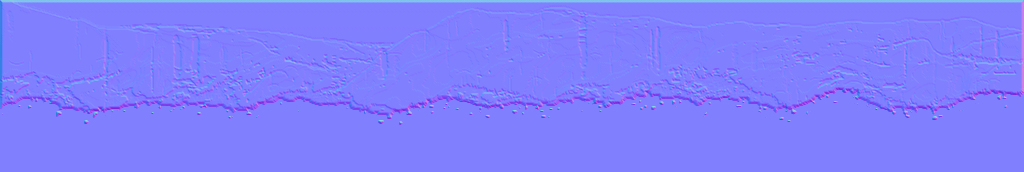
#> input picture assets/normals/valley/three_brothers_wall.png, 2048 x 344 px, found by its file name (shown at 1/2 size)
$ python yosemite_falls_backdrop.py
#> lines starting #> are read from the running program, lines starting #| are printed output that depends on the picture; after the words box and inside, x2 and y2 are one past the last pixel; in counts of white or black regions, pixels touching at a corner belong together
#!/usr/bin/env python3
"""Paints Upper Yosemite Fall and the rim above the Village's wall.

The Village's wall painting (assets/sprites/buildings/village_wall.png) is the
lower cliff only: Lower Yosemite Fall pours out of a notch at its top edge,
and nothing is drawn above the map. This paints the backdrop the camera sees
when it tilts up at the foot of the Lower Fall (LandmarkView in
scenes/story/content/yosemite_village.tscn): the upper cliff set back behind
the lower one, with the rim against the sky, Upper Yosemite Fall pouring off
it, and the forested bench between the two falls.

There's no lidar render of the upper cliff, so it is built from the Three
Brothers' wall painting next door (the same north wall, rendered by
tools/art32/walls32/paint.py): its sky, rim and face, run twice across the
map's width where the two runs meet best, a little hazier for the distance.
The fall itself is painted here in the Lower Fall's colors, as animation
frames SeasonalFalls dries up with the others.

Writes:
  assets/sprites/buildings/upper_falls_backdrop.png   (3840 x HEIGHT)
  assets/sprites/buildings/upper_yosemite_fall_N.png  (FRAMES frames)
and, in village_wall.png, paints the middle cascades over the sky that showed
through the Lower Fall's notch and hangs the bench's forest over the top edge.
Run it on the wall as the walls32 painter left it (git show the wall from
before this script first ran, if it needs running again).

    python3 tools/hubs/yosemite_falls_backdrop.py
"""
from pathlib import Path

import numpy as np
from PIL import Image

ROOT = Path(__file__).resolve().parents[2]
SPRITES = ROOT / "assets/sprites"
WALL = SPRITES / "buildings/village_wall.png"
SOURCE = SPRITES / "valley/three_brothers_wall.png"
OUT = SPRITES / "buildings/upper_falls_backdrop.png"
FALL = SPRITES / "buildings/upper_yosemite_fall_%d.png"

WIDTH = 3840
# Rows above the map (y < 0) the backdrop covers, and rows below y = 0 it
# reaches behind the wall (seen only through the Lower Fall's notch).
HEIGHT = 204
BELOW = 72
# Rows of the Three Brothers' face left out (from CUT_AT down), so the rim
# and a strip of sky fit in what the camera can show above the map.
CUT_AT = 92
CUT = 30
# Where Upper Yosemite Fall leaves the rim, across the map: a little west of
# the Lower Fall (whose sprite stands at x 1376, 96 wide), as from the Village.
FALL_X = 1404
FRAMES = 6
# The fall's frames are this wide, centred on FALL_X.
FALL_W = 56
# Columns of the Three Brothers' painting used (its last are a ragged edge),
# and how wide the dithered seam between the two runs is.
SOURCE_W = 1980
BLEND = 32
# How far toward the sky the distant cliff fades.
HAZE = 0.14

# The Lower Fall's water, light to deep.
FOAM = (245, 238, 224)
WHITE = (214, 241, 238)
PALE = (159, 216, 217)
BLUE = (99, 179, 198)
DEEP = (58, 134, 168)
SKY_TOP = (74, 128, 165)
SKY = (92, 145, 179)
BENCH = [(38, 62, 44), (52, 84, 52), (70, 104, 58)]


def is_sky(px: np.ndarray) -> np.ndarray:
    r, g, b = px[..., 0].astype(int), px[..., 1].astype(int), px[..., 2].astype(int)
    return (b > r + 40) & (b > 140)


def rim_of(img: np.ndarray) -> np.ndarray:
    """The first row of rock in each column."""
    sky = is_sky(img) | (img[..., 3] == 0)
    rim = np.zeros(img.shape[1], dtype=int)
    for x in range(img.shape[1]):
        rock = np.where(~sky[:, x])[0]
        rim[x] = rock[0] if len(rock) else img.shape[0]
    return rim


def build_cliff() -> np.ndarray:
    src = np.array(Image.open(SOURCE).convert("RGBA"))
    rows = HEIGHT + BELOW
    # The painting's last columns are its ragged edge: leave them off.
    src = src[:rows + CUT, :SOURCE_W]
    keep = np.concatenate([src[:CUT_AT], src[CUT_AT + CUT:]], axis=0)
    # dither the rows either side of the cut together
    for i in range(6):
        y = CUT_AT - 3 + i
        mask = ((np.arange(src.shape[1]) * 5 + i * 3) % 6) < i
        keep[y, mask] = src[y + CUT, mask] if i >= 3 else keep[y, mask]
    src = keep
    h, w = src.shape[:2]
    rim = rim_of(src)
    # The second run starts where its rim and tones best match the first's
    # end, and the two cross over in a dithered seam BLEND pixels wide.
    need = WIDTH - w + BLEND
    best, start = None, 0
    for o in range(0, w - need):
        d = abs(rim[o] - rim[w - BLEND]) * 6 + np.abs(src[:, o, :3].astype(int) - src[:, w - BLEND, :3].astype(int)).mean()
        if best is None or d < best:
            best, start = d, o
    second = src[:, start:start + need]
    cliff = np.concatenate([src[:, :w - BLEND], second], axis=1)
    for i in range(BLEND):
        x = w - BLEND + i
        t = (i + 0.5) / BLEND
        for y in range(h):
            # ordered dither between the two runs
            if ((y * 7 + i * 3) % 8) / 8.0 >= t:
                cliff[y, x] = src[y, w - BLEND + i]
            else:
                cliff[y, x] = second[y, i]
    # Below the forest band the Three Brothers' painting turns to talus and
    # then nothing: fill it with the bench's dark forest and gorge.
    rng = np.random.default_rng(1435)
    for x in range(WIDTH):
        col = cliff[:, x]
        empty = np.where(col[:, 3] < 255)[0]
        empty = empty[empty > 100]
        if len(empty):
            y0 = empty[0]
            for y in range(y0, rows):
                c = BENCH[int(rng.integers(0, 2)) if y > y0 + 3 else 2]
                cliff[y, x] = (*c, 255)
    return cliff


# [29 lines left out: functions haze, paint_bench, not called in this run]


def notch(cliff: np.ndarray, rim: np.ndarray) -> int:
    """Cuts the creek's notch into the rim where the fall leaves it; returns
    the row the water goes over."""
    r = int(np.median(rim[FALL_X - 30:FALL_X + 30]))
    lip = r + 6
    for x in range(FALL_X - 14, FALL_X + 15):
        depth = lip - int(abs(x - FALL_X) * 0.45)
        for y in range(0, max(depth, 0)):
            if y < rim[x] + 10:
                cliff[y, x] = (*(SKY_TOP if y < 18 else SKY), 255)
    return lip


def _wobble(y: float, seed: float, scale: float) -> float:
    return np.sin(y / scale + seed) * 0.6 + np.sin(y / (scale * 0.37) + seed * 2.3) * 0.4


# [97 lines left out: functions fall_frames, cascade, fringe_wall, fill_notch, not called in this run]


def main() -> None:
    rng = np.random.default_rng(1872)
    cliff = build_cliff()
#> in build_cliff, src is the input picture: shape (344, 2048, 4); mean R, G, B, A 127.9, 127.7, 254, 255
#> in is_sky, `r, g, b = px[..., 0].astype(int), px[..., 1].astype(int), px[..., 2].a..`: r: shape (276, 1980) int64; 25 distinct labels, from 32 to 224
#> in is_sky, `r, g, b = px[..., 0].astype(int), px[..., 1].astype(int), px[..., 2].a..`: g: shape (276, 1980) int64; 26 distinct labels, from 24 to 224
#> in is_sky, `r, g, b = px[..., 0].astype(int), px[..., 1].astype(int), px[..., 2].a..`:
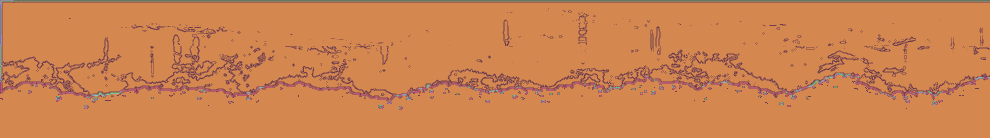
#> b: shape (276, 1980) int64 (shown at 1/2 size); 7 distinct labels, from 208 to 255; one colour per label, 0 black
#> in is_sky, `return (b > r + 40) & (b > 140)`:
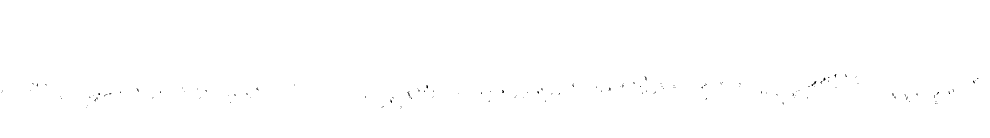
#> returned value: shape (276, 1980) bool (shown at 1/2 size); 99.9% white; black in thin lines or dots, all inside (x1, y1, x2, y2) = (3, 148, 1957, 217)
#> the loop in rim_of, `for x in range(img.shape[1]):` made 1980 passes
#> rock on passes 4 to 6: [184], [181], [182]
#> after the loop in rim_of, `for x in range(img.shape[1]):`: rim = 1980 values, max 276 at index 0, min 148 at index 1671, mean 262.2
#> the loop in build_cliff, `for o in range(0, w - need):` made 88 passes
#> (d, best) on passes 1, 4, 5, 61, 66: (694.6, 694.6), (146.8, 146.8), (121.4, 121.4), (112.6, 112.6), (21.96, 21.96)
#> d on passes 2, 3, 6, 7, 8, 9: 708.8, 706.1, 121.7, 683.7, 683.6, 683.7
#> after the loop in build_cliff, `for o in range(0, w - need):`: best = 21.96; start = 65
#> after the loop in build_cliff, `for i in range(BLEND):`: cliff: shape (276, 3840, 4); mean R, G, B, A 127.8, 127.6, 253.8, 255
    rim = rim_of(cliff)
#> in is_sky (call 2), `r, g, b = px[..., 0].astype(int), px[..., 1].astype(int), px[..., 2].a..`:
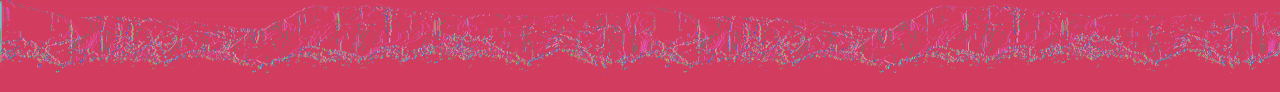
#> r: shape (276, 3840) int64 (shown at 1/3 size); 25 distinct labels, from 32 to 224; one colour per label, 0 black
#> in is_sky (call 2), `r, g, b = px[..., 0].astype(int), px[..., 1].astype(int), px[..., 2].a..`:
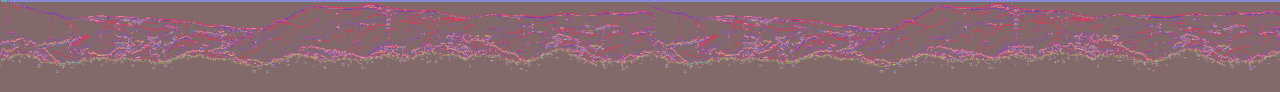
#> g: shape (276, 3840) int64 (shown at 1/3 size); 26 distinct labels, from 24 to 224; one colour per label, 0 black
#> in is_sky (call 2), `r, g, b = px[..., 0].astype(int), px[..., 1].astype(int), px[..., 2].a..`:
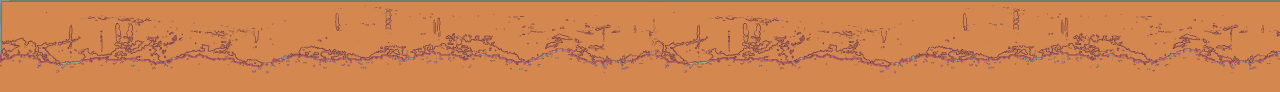
#> b: shape (276, 3840) int64 (shown at 1/3 size); 7 distinct labels, from 208 to 255; one colour per label, 0 black
#> in is_sky (call 2), `return (b > r + 40) & (b > 140)`:
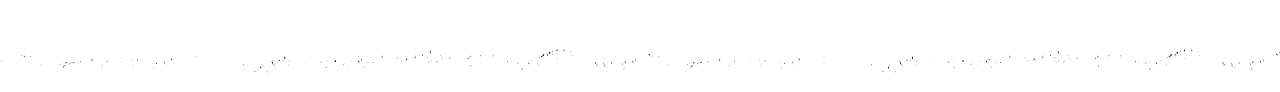
#> returned value: shape (276, 3840) bool (shown at 1/3 size); 99.9% white; black in thin lines or dots, all inside (x1, y1, x2, y2) = (3, 148, 3840, 217)
#> the loop in rim_of (call 2), `for x in range(img.shape[1]):` made 3840 passes
#> rim = 3840 values, max 276 at index 0, min 148 at index 1671, mean 262
    lip = notch(cliff, rim)
#> in notch, `r = int(np.median(rim[FALL_X - 30:FALL_X + 30]))`: r = 276
#> in notch, `lip = r + 6`: lip = 282
#> the loop in notch, `for x in range(FALL_X - 14, FALL_X + 15):` made 2 passes
#> depth on passes 1 to 2: 276, 277
#> after the loop in notch, `for x in range(FALL_X - 14, FALL_X + 15):`:
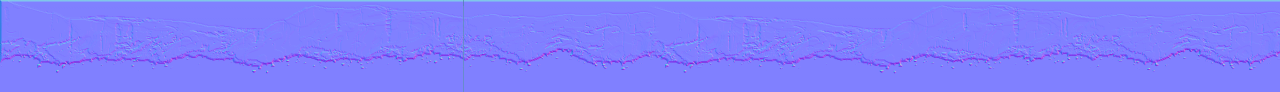
#> cliff: shape (276, 3840, 4) (shown at 1/3 size); mean R, G, B, A 127.8, 127.6, 253.8, 255
    haze(cliff)
    # The gorge behind the Lower Fall's notch: dark wet rock.
    for y in range(HEIGHT - 2, HEIGHT + BELOW):
        for x in range(FALL_X - 70, FALL_X + 90):
            cliff[y, x] = (33, 39, 45, 255) if (x + y) % 5 else (42, 50, 56, 255)
    paint_bench(cliff, rng)
    cascade(cliff, rng)
    fill_notch(cliff)
    Image.fromarray(cliff[:HEIGHT], "RGBA").save(OUT, optimize=True)
    for i, im in enumerate(fall_frames(lip, HEIGHT - 4)):
        im.save(str(FALL) % i, optimize=True)
    fringe_wall()
    print("backdrop", OUT.relative_to(ROOT), cliff.shape[1], "x", cliff.shape[0])
    print("fall lip at backdrop row", lip, "-> world y", lip - HEIGHT, "x", FALL_X - FALL_W // 2)


if __name__ == "__main__":
#> (the run stopped early here; a loop or call above may not have finished)

$ run again, with assets/normals/valley/cathedral_fall_0.png copied over assets/normals/valley/three_brothers_wall.png
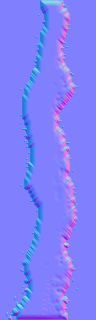
#> input picture assets/normals/valley/cathedral_fall_0.png, 96 x 320 px, found by its file name
#> in build_cliff, src is the input picture: shape (320, 96, 4); mean R, G, B, A 128.1, 127.9, 251.6, 255
#> src: shape (306, 96, 4)
#> g: shape (276, 96) int64; 26 distinct labels, from 24 to 224
#> b: shape (276, 96) int64; 7 distinct labels, from 208 to 255
#> in is_sky, `return (b > r + 40) & (b > 140)`:
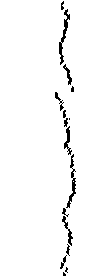
#> returned value: shape (276, 96) bool; 97% white; black in thin lines or dots, all inside (x1, y1, x2, y2) = (55, 1, 76, 276)
#> the loop in rim_of, `for x in range(img.shape[1]):` made 96 passes
#> rock on passes 56 to 59: [92, 93, 94, 95, 96, 97], [92, 93, 94, 95, 96, 97, 98], [93, 94, 95, 96, 97, 98], [97, 98, 99]
#> after the loop in rim_of, `for x in range(img.shape[1]):`: rim = 96 values, max 276 at index 0, min 1 at index 63, mean 228.1
#> after the loop in build_cliff, `for o in range(0, w - need):`: start = 0
#> after the loop in build_cliff, `for i in range(BLEND):`:
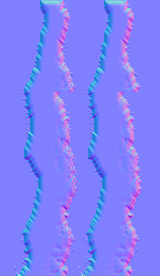
#> cliff: shape (276, 160, 4); mean R, G, B, A 127.9, 128.9, 251.2, 255
